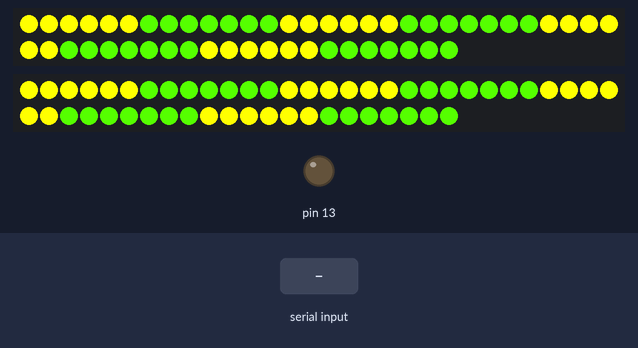
Bench run of a sketch on a simulated Arduino Uno, built with avr-gcc and run on an emulated ATmega328P. Parts: 2 × 52 RGB LEDs in strip order, left to right, continuing on the next row, output pins drawn as LEDs (lit = HIGH). Inputs (shaded band) come from the test bench.

Above: at 1.2 s.
1.3 s: byte 3 (3) received over Serial
At 1.47 s:
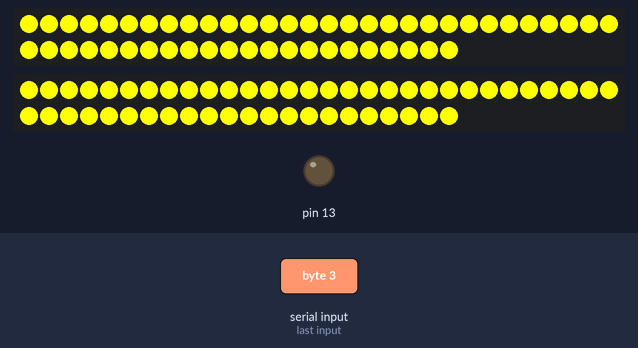
2.9 s: byte 2 (2) received over Serial
At 4.0 s:
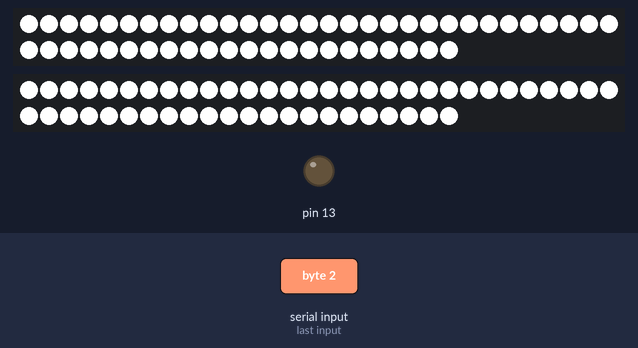
4.4 s: byte 4 (4) received over Serial
At 5.4 s:
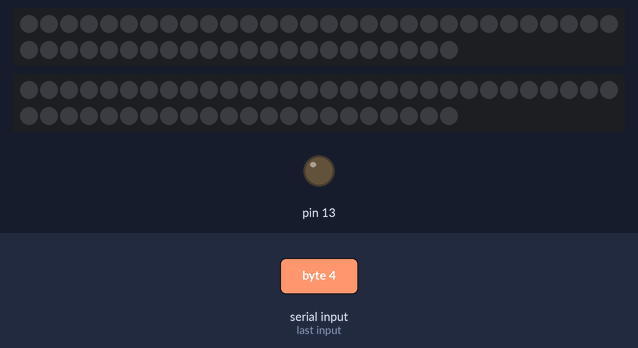
Timing chart, 0 to 7.4 s (numbered marks = the images above; inputs shaded):
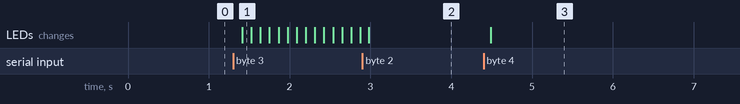

The sketch:

LED.ino
```cpp
#include <Adafruit_DotStar.h>
#include <SPI.h>
#define NUMPIXELS 52 // Number of LEDs in strip
#define NUMSTRIPES 4
#define STRIPELENGTH 13

#define DATAPIN    4
#define CLOCKPIN   5
#define DATA2    6
#define CLOCK2   7
Adafruit_DotStar strip = Adafruit_DotStar(
  NUMPIXELS, DATAPIN, CLOCKPIN, DOTSTAR_BRG);
  Adafruit_DotStar strip2 = Adafruit_DotStar(
  NUMPIXELS, DATA2, CLOCK2, DOTSTAR_BRG);


uint8_t  animation    = 1;
uint32_t    gelb = 0xFFFF00;
uint32_t    orange = 0x55FF00;
uint32_t    weiss = 0xFFFFFF;
uint32_t    rot = 0x00FF00;
uint32_t    aus = 0x000000;
int anders=STRIPELENGTH;


void setup() {
  Serial.begin(9600);
  pinMode(13, OUTPUT);
  pinMode(DATAPIN, OUTPUT);
  pinMode(CLOCKPIN, OUTPUT);
    pinMode(DATA2, OUTPUT);
  pinMode(CLOCK2, OUTPUT);
  strip.begin(); // Initialize pins for output
  strip2.begin();
  strip.show();  // Turn all LEDs off ASAP
  strip2.show();
}

// Runs 10 LEDs at a time along strip, cycling through red, green and blue.
// This requires about 200 mA for all the 'on' pixels + 1 mA per 'off' pixel.

int      head  = 0, tail = -10; // Index of first 'on' and 'off' pixels
uint32_t color = 0xffffff   ;   // 'On' color (starts red)

void loop() {
while (Serial.available())
  {
    animation =Serial.read();
  }

if(animation == 0){
    anders=STRIPELENGTH;
    for(int i=0;i<NUMPIXELS;i++){
         strip.setPixelColor(i,gelb);
         strip2.setPixelColor(i,gelb);
    }
    }else if(animation ==3){
    for(int j=0;j<NUMSTRIPES;j++){
      for(int i=0;i<STRIPELENGTH;i++){
        if(i!=anders){
          strip.setPixelColor(i+j*STRIPELENGTH,gelb);
          strip2.setPixelColor(i+j*STRIPELENGTH,gelb);
        }
      }
      strip.setPixelColor(anders+j*STRIPELENGTH,rot);
      strip2.setPixelColor(anders+j*STRIPELENGTH,rot);
    }
     anders--;
     delay(5);
     if(anders==-2){
      anders=-1;
     }
    }else if(animation==2){
       anders=STRIPELENGTH;
       for(int i=0;i<NUMPIXELS;i++){
         strip.setPixelColor(i,weiss);
         strip2.setPixelColor(i,weiss);
         }
    }else if(animation==1){
      for(int i=0; i<NUMSTRIPES;i++){
        for(int j=0;j<STRIPELENGTH/2;j++){
          strip.setPixelColor(j+i*STRIPELENGTH,gelb);
          strip2.setPixelColor(j+i*STRIPELENGTH,gelb);
        }
         for(int j=STRIPELENGTH/2;j<STRIPELENGTH;j++){
          strip.setPixelColor(j+i*STRIPELENGTH,orange);
          strip2.setPixelColor(j+i*STRIPELENGTH,orange);
        }
     }
    }else if(animation==4){
       anders=STRIPELENGTH;
       for(int i=0;i<NUMPIXELS;i++){
         strip.setPixelColor(i,aus);
         strip2.setPixelColor(i,aus);
         }
    }


strip.show();
strip2.show();
delay(100);
}
```

Measured:
- after the input at 1.3 s, the LEDs: change after 0.12 s (image 1)
- after the input at 2.9 s, the LEDs: change after 0.08 s (image 2)
- after the input at 4.4 s, the LEDs: change after 0.09 s (image 3)
